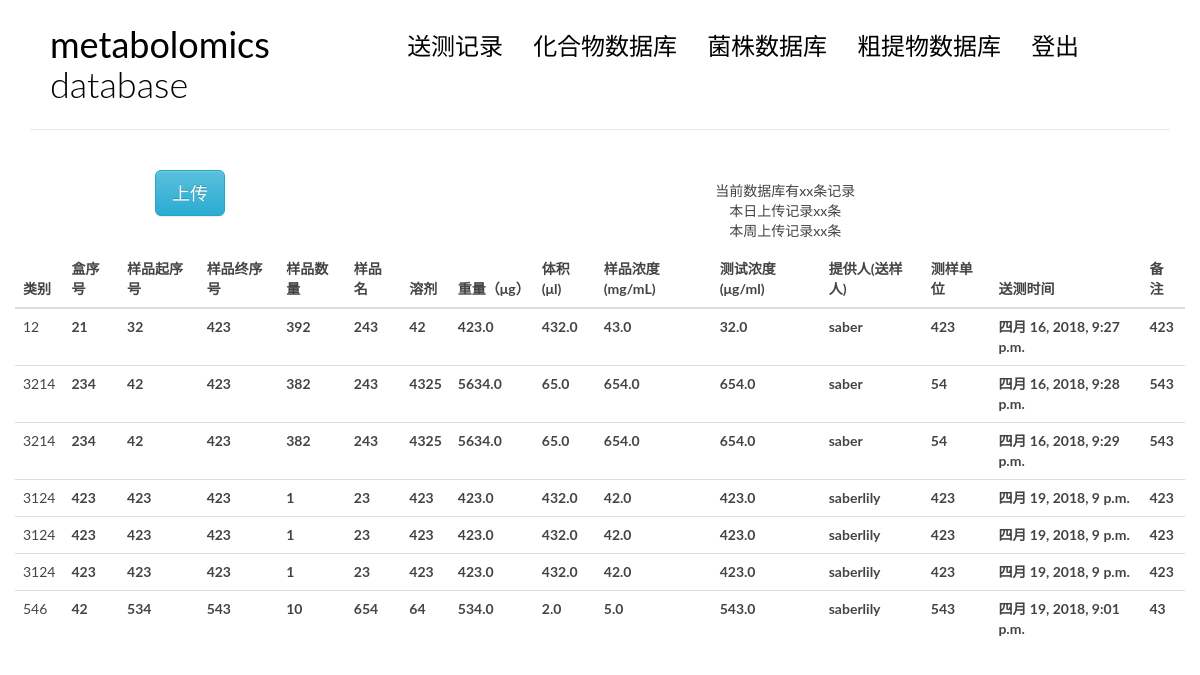
The app's page /index/ with its own data.
### blog/models.py (models this page shows, shortened)
@python_2_unicode_compatible
class testrecord(models.Model):
    testtype = models.CharField(max_length = 20) #或者改成两个可选项？粗提物或者化合物
    boxnumber = models.IntegerField(blank = True) #盒序号
    samplestart = models.IntegerField(blank = True) #样品起序号
    sampleend = models.IntegerField(blank = True) #样品终序号
    samplenum = models.IntegerField(blank = True) #样品数量
    samplename = models.CharField(max_length = 100) #样品名
    solvent = models.CharField(max_length = 100) #溶剂
    mass = models.FloatField() #重量，单位miug
    volume = models.FloatField() #体积单位niuL
    concentration = models.FloatField() #浓度 单位(mg/mL)
    testconcentration = models.FloatField(blank= True) #测试浓度 单位(miug/mL)
    provider = models.ForeignKey(User) #提供人
    department = models.CharField(max_length=100) #测样单位
    sendtime = models.DateTimeField(auto_now_add=True, editable = True)
    sendtime.editable = 'True'     #送样时间
    comment = models.CharField(max_length = 500, blank = True)

### blog/testrecord.py (the view)
# urls.py: url(r'^index/$', views.recordindex, name='index'),
def recordindex(request, msg = -1):
    lists = testrecord.objects.all()
    print(type(lists))
    return render(request, 'blog/record.html', context = {'tests' : lists, 'msg' : msg} )

### templates/blog/record.html (shortened to what this page needs)
{% extends 'base.html' %}
{%block main %}
<body>
            <div class="row">
                <div class="col-md-4 col-sm-5 col-xs-8">
                    <center>
                        <button class="btn btn-info btn-primary btn-lg" data-toggle="modal" data-target="#myModal">
                            上传
                        </button>
                    </center>
                </div>
                <div class="col-md-8 col-sm-7 col-xs-4">
                    <nav class="main-nav" role="navigation">
                        <div class="collapse navbar-collapse" id="bs-example-navbar-collapse-1">
                                <ul class="list-unstyled text-center" >
                                    <li>当前数据库有xx条记录</li>
                                    <li>本日上传记录xx条</li>
                                    <li>本周上传记录xx条</li>
                                  </ul>
                        </div>
                    </nav>
                </div>
            </div>
            <div class="col-md-12 col-sm-7 col-xs-4">
            <table class="table table-hover">
                    <thead>
                        <tr>
                            <th>类别</th>
                            <th>盒序号</th>
                            <th>样品起序号</th>
                            <th>样品终序号</th>
                            <th>样品数量</th>
                            <th>样品名</th>
                            <th>溶剂</th>
                            <th>重量（μg）</th>
                            <th>体积(μl)</th>
                            <th>样品浓度(mg/mL)</th>
                            <th>测试浓度(μg/ml)</th>
                            <th>提供人(送样人)</th>
                            <th>测样单位</th>
                            <th>送测时间</th>
                            <th>备注</th>
                        </tr>
                    </thead>
                    <tbody>
                            {% for test in tests %}
                            {% if request.user == test.provider %}
                            <tr class="row1 success" data-toggle="modal" data-target="#alter" data-whatever="{{test}}">
                            {% else %}
                            <tr class="row1">
                            {% endif %}
                                <td class="field-testtype"> {{test.testtype}}</td>
                                <th class = "field-boxnumber">{{test.boxnumber}}</th>
                                <th class = "field-samplestart">{{test.samplestart}}</th>
                                <th class = "field-sampleend">{{test.sampleend}}</th>
                                <th class = "field-samplenum">{{test.samplenum}}</th>
                                <th class = "field-samplename">{{test.samplename}}</th>
                                <th class = "field-solvent">{{test.solvent}}</th>
                                <th class = "field-mass">{{test.mass}}</th>
                                <th class = "field-volume">{{test.volume}}</th>
                                <th class = "field-concentration">{{test.concentration}}</th>
                                <th class = "field-testconcentration">{{test.testconcentration}}</th>
                                <th class = "field-provider">{{test.provider}}</th>
                                <th class = "field-department">{{test.department}}</th>
                                <th class = "field-sentime">{{test.sendtime}}</th>
                                <th class = "field-comment">{{test.comment}}</th>
                            </tr>
                            {% empty %}
                              <div class="row1">null</div>
                            {% endfor %}
                    </tbody>
                </table>
                </div>
</body>
{% endblock main %}

### blog/static/blog/css/custom.css (style rules this page uses)
* { outline: none; }
body { color: #444; font-family: 'Lato', sans-serif; }
.main-nav { margin-top: 11px; max-width: 95%; }

### records on screen
testrecord: testtype "12", boxnumber "21", samplestart "32", sampleend "423", samplenum "392", samplename "243", solvent "42", mass "423.0", volume "432.0", concentration "43.0", testconcentration "32.0", provider "saber", department "423", sendtime "四月 16, 2018, 9:27 p.m.", comment "423"
testrecord: testtype "3214", boxnumber "234", samplestart "42", sampleend "423", samplenum "382", samplename "243", solvent "4325", mass "5634.0", volume "65.0", concentration "654.0", testconcentration "654.0", provider "saber", department "54", sendtime "四月 16, 2018, 9:28 p.m.", comment "543"
testrecord: testtype "3214", boxnumber "234", samplestart "42", sampleend "423", samplenum "382", samplename "243", solvent "4325", mass "5634.0", volume "65.0", concentration "654.0", testconcentration "654.0", provider "saber", department "54", sendtime "四月 16, 2018, 9:29 p.m.", comment "543"
testrecord: testtype "3124", boxnumber "423", samplestart "423", sampleend "423", samplenum "1", samplename "23", solvent "423", mass "423.0", volume "432.0", concentration "42.0", testconcentration "423.0", provider "saberlily", department "423", sendtime "四月 19, 2018, 9 p.m.", comment "423"
testrecord: testtype "3124", boxnumber "423", samplestart "423", sampleend "423", samplenum "1", samplename "23", solvent "423", mass "423.0", volume "432.0", concentration "42.0", testconcentration "423.0", provider "saberlily", department "423", sendtime "四月 19, 2018, 9 p.m.", comment "423"
testrecord: testtype "3124", boxnumber "423", samplestart "423", sampleend "423", samplenum "1", samplename "23", solvent "423", mass "423.0", volume "432.0", concentration "42.0", testconcentration "423.0", provider "saberlily", department "423", sendtime "四月 19, 2018, 9 p.m.", comment "423"
testrecord: testtype "546", boxnumber "42", samplestart "534", sampleend "543", samplenum "10", samplename "654", solvent "64", mass "534.0", volume "2.0", concentration "5.0", testconcentration "543.0", provider "saberlily", department "543", sendtime "四月 19, 2018, 9:01 p.m.", comment "43"
